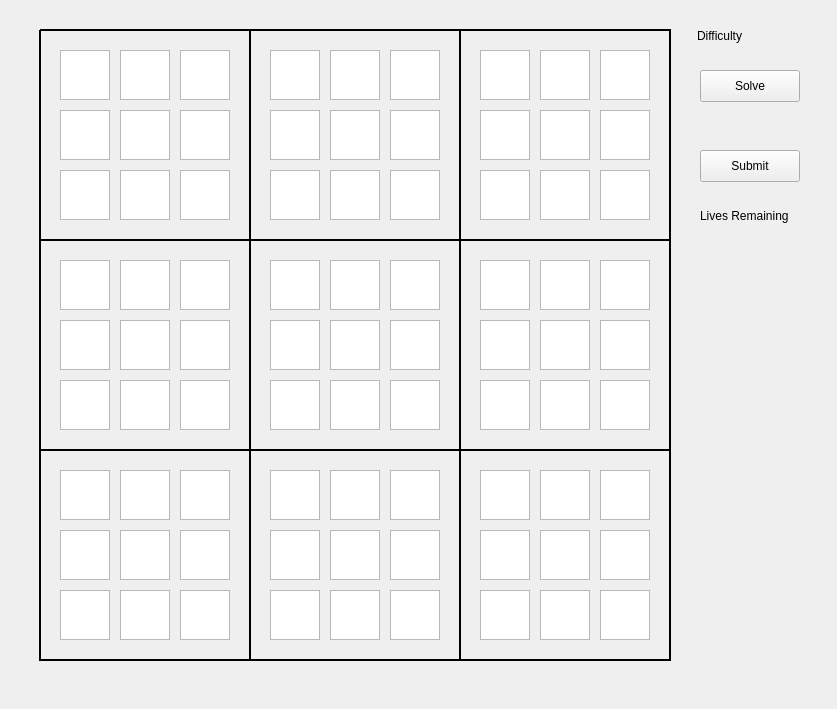
<?xml version="1.0" encoding="UTF-8"?>
<ui version="4.0">
 <class>sudokuwindow</class>
 <widget class="QWidget" name="sudokuwindow">
  <property name="geometry">
   <rect>
    <x>0</x>
    <y>0</y>
    <width>837</width>
    <height>709</height>
   </rect>
  </property>
  <property name="windowTitle">
   <string>Form</string>
  </property>
  <widget class="Line" name="xline3">
   <property name="geometry">
    <rect>
     <x>40</x>
     <y>440</y>
     <width>631</width>
     <height>20</height>
    </rect>
   </property>
   <property name="frameShadow">
    <enum>QFrame::Plain</enum>
   </property>
   <property name="lineWidth">
    <number>2</number>
   </property>
   <property name="orientation">
    <enum>Qt::Horizontal</enum>
   </property>
  </widget>
  <widget class="QTextEdit" name="box28">
   <property name="geometry">
    <rect>
     <x>600</x>
     <y>170</y>
     <width>50</width>
     <height>50</height>
    </rect>
   </property>
   <property name="frameShadow">
    <enum>QFrame::Sunken</enum>
   </property>
  </widget>
  <widget class="QTextEdit" name="box42">
   <property name="geometry">
    <rect>
     <x>180</x>
     <y>320</y>
     <width>50</width>
     <height>50</height>
    </rect>
   </property>
  </widget>
  <widget class="QTextEdit" name="box11">
   <property name="geometry">
    <rect>
     <x>120</x>
     <y>110</y>
     <width>50</width>
     <height>50</height>
    </rect>
   </property>
  </widget>
  <widget class="Line" name="yline2">
   <property name="geometry">
    <rect>
     <x>240</x>
     <y>30</y>
     <width>20</width>
     <height>631</height>
    </rect>
   </property>
   <property name="frameShadow">
    <enum>QFrame::Plain</enum>
   </property>
   <property name="lineWidth">
    <number>2</number>
   </property>
   <property name="orientation">
    <enum>Qt::Vertical</enum>
   </property>
  </widget>
  <widget class="QTextEdit" name="box32">
   <property name="geometry">
    <rect>
     <x>180</x>
     <y>260</y>
     <width>50</width>
     <height>50</height>
    </rect>
   </property>
  </widget>
  <widget class="QTextEdit" name="box13">
   <property name="geometry">
    <rect>
     <x>270</x>
     <y>110</y>
     <width>50</width>
     <height>50</height>
    </rect>
   </property>
  </widget>
  <widget class="QTextEdit" name="box36">
   <property name="geometry">
    <rect>
     <x>480</x>
     <y>260</y>
     <width>50</width>
     <height>50</height>
    </rect>
   </property>
  </widget>
  <widget class="QTextEdit" name="box05">
   <property name="geometry">
    <rect>
     <x>390</x>
     <y>50</y>
     <width>50</width>
     <height>50</height>
    </rect>
   </property>
  </widget>
  <widget class="QTextEdit" name="box25">
   <property name="geometry">
    <rect>
     <x>390</x>
     <y>170</y>
     <width>50</width>
     <height>50</height>
    </rect>
   </property>
   <property name="frameShadow">
    <enum>QFrame::Sunken</enum>
   </property>
  </widget>
  <widget class="QTextEdit" name="box34">
   <property name="geometry">
    <rect>
     <x>330</x>
     <y>260</y>
     <width>50</width>
     <height>50</height>
    </rect>
   </property>
  </widget>
  <widget class="QTextEdit" name="box46">
   <property name="geometry">
    <rect>
     <x>480</x>
     <y>320</y>
     <width>50</width>
     <height>50</height>
    </rect>
   </property>
  </widget>
  <widget class="QTextEdit" name="box87">
   <property name="geometry">
    <rect>
     <x>540</x>
     <y>590</y>
     <width>50</width>
     <height>50</height>
    </rect>
   </property>
  </widget>
  <widget class="QTextEdit" name="box73">
   <property name="geometry">
    <rect>
     <x>270</x>
     <y>530</y>
     <width>50</width>
     <height>50</height>
    </rect>
   </property>
  </widget>
  <widget class="QTextEdit" name="box01">
   <property name="geometry">
    <rect>
     <x>120</x>
     <y>50</y>
     <width>50</width>
     <height>50</height>
    </rect>
   </property>
  </widget>
  <widget class="QTextEdit" name="box44">
   <property name="geometry">
    <rect>
     <x>330</x>
     <y>320</y>
     <width>50</width>
     <height>50</height>
    </rect>
   </property>
  </widget>
  <widget class="QTextEdit" name="box65">
   <property name="geometry">
    <rect>
     <x>390</x>
     <y>470</y>
     <width>50</width>
     <height>50</height>
    </rect>
   </property>
  </widget>
  <widget class="QTextEdit" name="box70">
   <property name="geometry">
    <rect>
     <x>60</x>
     <y>530</y>
     <width>50</width>
     <height>50</height>
    </rect>
   </property>
  </widget>
  <widget class="Line" name="xline1">
   <property name="geometry">
    <rect>
     <x>40</x>
     <y>20</y>
     <width>631</width>
     <height>20</height>
    </rect>
   </property>
   <property name="frameShadow">
    <enum>QFrame::Plain</enum>
   </property>
   <property name="lineWidth">
    <number>2</number>
   </property>
   <property name="orientation">
    <enum>Qt::Horizontal</enum>
   </property>
  </widget>
  <widget class="QTextEdit" name="box88">
   <property name="geometry">
    <rect>
     <x>600</x>
     <y>590</y>
     <width>50</width>
     <height>50</height>
    </rect>
   </property>
   <property name="frameShadow">
    <enum>QFrame::Sunken</enum>
   </property>
  </widget>
  <widget class="QTextEdit" name="box24">
   <property name="geometry">
    <rect>
     <x>330</x>
     <y>170</y>
     <width>50</width>
     <height>50</height>
    </rect>
   </property>
  </widget>
  <widget class="QTextEdit" name="box14">
   <property name="geometry">
    <rect>
     <x>330</x>
     <y>110</y>
     <width>50</width>
     <height>50</height>
    </rect>
   </property>
  </widget>
  <widget class="QTextEdit" name="box18">
   <property name="geometry">
    <rect>
     <x>600</x>
     <y>110</y>
     <width>50</width>
     <height>50</height>
    </rect>
   </property>
  </widget>
  <widget class="QTextEdit" name="box26">
   <property name="geometry">
    <rect>
     <x>480</x>
     <y>170</y>
     <width>50</width>
     <height>50</height>
    </rect>
   </property>
  </widget>
  <widget class="QTextEdit" name="box80">
   <property name="geometry">
    <rect>
     <x>60</x>
     <y>590</y>
     <width>50</width>
     <height>50</height>
    </rect>
   </property>
  </widget>
  <widget class="QLabel" name="DLabel">
   <property name="geometry">
    <rect>
     <x>697</x>
     <y>20</y>
     <width>101</width>
     <height>31</height>
    </rect>
   </property>
   <property name="text">
    <string>Difficulty</string>
   </property>
  </widget>
  <widget class="QTextEdit" name="box86">
   <property name="geometry">
    <rect>
     <x>480</x>
     <y>590</y>
     <width>50</width>
     <height>50</height>
    </rect>
   </property>
  </widget>
  <widget class="QTextEdit" name="box61">
   <property name="geometry">
    <rect>
     <x>120</x>
     <y>470</y>
     <width>50</width>
     <height>50</height>
    </rect>
   </property>
  </widget>
  <widget class="QTextEdit" name="box30">
   <property name="geometry">
    <rect>
     <x>60</x>
     <y>260</y>
     <width>50</width>
     <height>50</height>
    </rect>
   </property>
  </widget>
  <widget class="QTextEdit" name="box00">
   <property name="geometry">
    <rect>
     <x>60</x>
     <y>50</y>
     <width>50</width>
     <height>50</height>
    </rect>
   </property>
  </widget>
  <widget class="QTextEdit" name="box40">
   <property name="geometry">
    <rect>
     <x>60</x>
     <y>320</y>
     <width>50</width>
     <height>50</height>
    </rect>
   </property>
  </widget>
  <widget class="QTextEdit" name="box51">
   <property name="geometry">
    <rect>
     <x>120</x>
     <y>380</y>
     <width>50</width>
     <height>50</height>
    </rect>
   </property>
  </widget>
  <widget class="QTextEdit" name="box07">
   <property name="geometry">
    <rect>
     <x>540</x>
     <y>50</y>
     <width>50</width>
     <height>50</height>
    </rect>
   </property>
  </widget>
  <widget class="QTextEdit" name="box22">
   <property name="geometry">
    <rect>
     <x>180</x>
     <y>170</y>
     <width>50</width>
     <height>50</height>
    </rect>
   </property>
   <property name="frameShadow">
    <enum>QFrame::Sunken</enum>
   </property>
  </widget>
  <widget class="QTextEdit" name="box52">
   <property name="geometry">
    <rect>
     <x>180</x>
     <y>380</y>
     <width>50</width>
     <height>50</height>
    </rect>
   </property>
   <property name="frameShadow">
    <enum>QFrame::Sunken</enum>
   </property>
  </widget>
  <widget class="QTextEdit" name="box55">
   <property name="geometry">
    <rect>
     <x>390</x>
     <y>380</y>
     <width>50</width>
     <height>50</height>
    </rect>
   </property>
   <property name="frameShadow">
    <enum>QFrame::Sunken</enum>
   </property>
  </widget>
  <widget class="QTextEdit" name="box43">
   <property name="geometry">
    <rect>
     <x>270</x>
     <y>320</y>
     <width>50</width>
     <height>50</height>
    </rect>
   </property>
  </widget>
  <widget class="QTextEdit" name="box03">
   <property name="geometry">
    <rect>
     <x>270</x>
     <y>50</y>
     <width>50</width>
     <height>50</height>
    </rect>
   </property>
  </widget>
  <widget class="QTextEdit" name="box83">
   <property name="geometry">
    <rect>
     <x>270</x>
     <y>590</y>
     <width>50</width>
     <height>50</height>
    </rect>
   </property>
  </widget>
  <widget class="QTextEdit" name="box78">
   <property name="geometry">
    <rect>
     <x>600</x>
     <y>530</y>
     <width>50</width>
     <height>50</height>
    </rect>
   </property>
  </widget>
  <widget class="QTextEdit" name="box62">
   <property name="geometry">
    <rect>
     <x>180</x>
     <y>470</y>
     <width>50</width>
     <height>50</height>
    </rect>
   </property>
  </widget>
  <widget class="QTextEdit" name="box02">
   <property name="geometry">
    <rect>
     <x>180</x>
     <y>50</y>
     <width>50</width>
     <height>50</height>
    </rect>
   </property>
  </widget>
  <widget class="QTextEdit" name="box53">
   <property name="geometry">
    <rect>
     <x>270</x>
     <y>380</y>
     <width>50</width>
     <height>50</height>
    </rect>
   </property>
  </widget>
  <widget class="QTextEdit" name="box85">
   <property name="geometry">
    <rect>
     <x>390</x>
     <y>590</y>
     <width>50</width>
     <height>50</height>
    </rect>
   </property>
   <property name="frameShadow">
    <enum>QFrame::Sunken</enum>
   </property>
  </widget>
  <widget class="QTextEdit" name="box71">
   <property name="geometry">
    <rect>
     <x>120</x>
     <y>530</y>
     <width>50</width>
     <height>50</height>
    </rect>
   </property>
  </widget>
  <widget class="QTextEdit" name="box47">
   <property name="geometry">
    <rect>
     <x>540</x>
     <y>320</y>
     <width>50</width>
     <height>50</height>
    </rect>
   </property>
  </widget>
  <widget class="QTextEdit" name="box38">
   <property name="geometry">
    <rect>
     <x>600</x>
     <y>260</y>
     <width>50</width>
     <height>50</height>
    </rect>
   </property>
  </widget>
  <widget class="QTextEdit" name="box56">
   <property name="geometry">
    <rect>
     <x>480</x>
     <y>380</y>
     <width>50</width>
     <height>50</height>
    </rect>
   </property>
  </widget>
  <widget class="Line" name="yline1">
   <property name="geometry">
    <rect>
     <x>30</x>
     <y>30</y>
     <width>20</width>
     <height>631</height>
    </rect>
   </property>
   <property name="frameShadow">
    <enum>QFrame::Plain</enum>
   </property>
   <property name="lineWidth">
    <number>2</number>
   </property>
   <property name="orientation">
    <enum>Qt::Vertical</enum>
   </property>
  </widget>
  <widget class="QTextEdit" name="box74">
   <property name="geometry">
    <rect>
     <x>330</x>
     <y>530</y>
     <width>50</width>
     <height>50</height>
    </rect>
   </property>
  </widget>
  <widget class="QTextEdit" name="box81">
   <property name="geometry">
    <rect>
     <x>120</x>
     <y>590</y>
     <width>50</width>
     <height>50</height>
    </rect>
   </property>
  </widget>
  <widget class="QTextEdit" name="box10">
   <property name="geometry">
    <rect>
     <x>60</x>
     <y>110</y>
     <width>50</width>
     <height>50</height>
    </rect>
   </property>
  </widget>
  <widget class="QTextEdit" name="box68">
   <property name="geometry">
    <rect>
     <x>600</x>
     <y>470</y>
     <width>50</width>
     <height>50</height>
    </rect>
   </property>
  </widget>
  <widget class="QTextEdit" name="box20">
   <property name="geometry">
    <rect>
     <x>60</x>
     <y>170</y>
     <width>50</width>
     <height>50</height>
    </rect>
   </property>
  </widget>
  <widget class="Line" name="yline4">
   <property name="geometry">
    <rect>
     <x>660</x>
     <y>30</y>
     <width>20</width>
     <height>631</height>
    </rect>
   </property>
   <property name="frameShadow">
    <enum>QFrame::Plain</enum>
   </property>
   <property name="lineWidth">
    <number>2</number>
   </property>
   <property name="orientation">
    <enum>Qt::Vertical</enum>
   </property>
  </widget>
  <widget class="QTextEdit" name="box17">
   <property name="geometry">
    <rect>
     <x>540</x>
     <y>110</y>
     <width>50</width>
     <height>50</height>
    </rect>
   </property>
  </widget>
  <widget class="QTextEdit" name="box35">
   <property name="geometry">
    <rect>
     <x>390</x>
     <y>260</y>
     <width>50</width>
     <height>50</height>
    </rect>
   </property>
  </widget>
  <widget class="QTextEdit" name="box60">
   <property name="geometry">
    <rect>
     <x>60</x>
     <y>470</y>
     <width>50</width>
     <height>50</height>
    </rect>
   </property>
  </widget>
  <widget class="QTextEdit" name="box16">
   <property name="geometry">
    <rect>
     <x>480</x>
     <y>110</y>
     <width>50</width>
     <height>50</height>
    </rect>
   </property>
  </widget>
  <widget class="QTextEdit" name="box04">
   <property name="geometry">
    <rect>
     <x>330</x>
     <y>50</y>
     <width>50</width>
     <height>50</height>
    </rect>
   </property>
  </widget>
  <widget class="Line" name="xline4">
   <property name="geometry">
    <rect>
     <x>40</x>
     <y>650</y>
     <width>631</width>
     <height>20</height>
    </rect>
   </property>
   <property name="frameShadow">
    <enum>QFrame::Plain</enum>
   </property>
   <property name="lineWidth">
    <number>2</number>
   </property>
   <property name="orientation">
    <enum>Qt::Horizontal</enum>
   </property>
  </widget>
  <widget class="QTextEdit" name="box54">
   <property name="geometry">
    <rect>
     <x>330</x>
     <y>380</y>
     <width>50</width>
     <height>50</height>
    </rect>
   </property>
  </widget>
  <widget class="QTextEdit" name="box75">
   <property name="geometry">
    <rect>
     <x>390</x>
     <y>530</y>
     <width>50</width>
     <height>50</height>
    </rect>
   </property>
  </widget>
  <widget class="QTextEdit" name="box08">
   <property name="geometry">
    <rect>
     <x>600</x>
     <y>50</y>
     <width>50</width>
     <height>50</height>
    </rect>
   </property>
  </widget>
  <widget class="QTextEdit" name="box50">
   <property name="geometry">
    <rect>
     <x>60</x>
     <y>380</y>
     <width>50</width>
     <height>50</height>
    </rect>
   </property>
  </widget>
  <widget class="QTextEdit" name="box23">
   <property name="geometry">
    <rect>
     <x>270</x>
     <y>170</y>
     <width>50</width>
     <height>50</height>
    </rect>
   </property>
  </widget>
  <widget class="Line" name="xline2">
   <property name="geometry">
    <rect>
     <x>40</x>
     <y>230</y>
     <width>631</width>
     <height>20</height>
    </rect>
   </property>
   <property name="frameShadow">
    <enum>QFrame::Plain</enum>
   </property>
   <property name="lineWidth">
    <number>2</number>
   </property>
   <property name="orientation">
    <enum>Qt::Horizontal</enum>
   </property>
  </widget>
  <widget class="QTextEdit" name="box33">
   <property name="geometry">
    <rect>
     <x>270</x>
     <y>260</y>
     <width>50</width>
     <height>50</height>
    </rect>
   </property>
  </widget>
  <widget class="QTextEdit" name="box58">
   <property name="geometry">
    <rect>
     <x>600</x>
     <y>380</y>
     <width>50</width>
     <height>50</height>
    </rect>
   </property>
   <property name="frameShadow">
    <enum>QFrame::Sunken</enum>
   </property>
  </widget>
  <widget class="QTextEdit" name="box12">
   <property name="geometry">
    <rect>
     <x>180</x>
     <y>110</y>
     <width>50</width>
     <height>50</height>
    </rect>
   </property>
  </widget>
  <widget class="QTextEdit" name="box06">
   <property name="geometry">
    <rect>
     <x>480</x>
     <y>50</y>
     <width>50</width>
     <height>50</height>
    </rect>
   </property>
  </widget>
  <widget class="QTextEdit" name="box84">
   <property name="geometry">
    <rect>
     <x>330</x>
     <y>590</y>
     <width>50</width>
     <height>50</height>
    </rect>
   </property>
  </widget>
  <widget class="Line" name="yline3">
   <property name="geometry">
    <rect>
     <x>450</x>
     <y>30</y>
     <width>20</width>
     <height>631</height>
    </rect>
   </property>
   <property name="frameShadow">
    <enum>QFrame::Plain</enum>
   </property>
   <property name="lineWidth">
    <number>2</number>
   </property>
   <property name="orientation">
    <enum>Qt::Vertical</enum>
   </property>
  </widget>
  <widget class="QTextEdit" name="box15">
   <property name="geometry">
    <rect>
     <x>390</x>
     <y>110</y>
     <width>50</width>
     <height>50</height>
    </rect>
   </property>
  </widget>
  <widget class="QTextEdit" name="box66">
   <property name="geometry">
    <rect>
     <x>480</x>
     <y>470</y>
     <width>50</width>
     <height>50</height>
    </rect>
   </property>
  </widget>
  <widget class="QTextEdit" name="box64">
   <property name="geometry">
    <rect>
     <x>330</x>
     <y>470</y>
     <width>50</width>
     <height>50</height>
    </rect>
   </property>
  </widget>
  <widget class="QTextEdit" name="box63">
   <property name="geometry">
    <rect>
     <x>270</x>
     <y>470</y>
     <width>50</width>
     <height>50</height>
    </rect>
   </property>
  </widget>
  <widget class="QTextEdit" name="box45">
   <property name="geometry">
    <rect>
     <x>390</x>
     <y>320</y>
     <width>50</width>
     <height>50</height>
    </rect>
   </property>
  </widget>
  <widget class="QTextEdit" name="box72">
   <property name="geometry">
    <rect>
     <x>180</x>
     <y>530</y>
     <width>50</width>
     <height>50</height>
    </rect>
   </property>
  </widget>
  <widget class="QTextEdit" name="box48">
   <property name="geometry">
    <rect>
     <x>600</x>
     <y>320</y>
     <width>50</width>
     <height>50</height>
    </rect>
   </property>
  </widget>
  <widget class="QTextEdit" name="box31">
   <property name="geometry">
    <rect>
     <x>120</x>
     <y>260</y>
     <width>50</width>
     <height>50</height>
    </rect>
   </property>
  </widget>
  <widget class="QTextEdit" name="box76">
   <property name="geometry">
    <rect>
     <x>480</x>
     <y>530</y>
     <width>50</width>
     <height>50</height>
    </rect>
   </property>
  </widget>
  <widget class="QTextEdit" name="box67">
   <property name="geometry">
    <rect>
     <x>540</x>
     <y>470</y>
     <width>50</width>
     <height>50</height>
    </rect>
   </property>
  </widget>
  <widget class="QTextEdit" name="box37">
   <property name="geometry">
    <rect>
     <x>540</x>
     <y>260</y>
     <width>50</width>
     <height>50</height>
    </rect>
   </property>
  </widget>
  <widget class="QTextEdit" name="box77">
   <property name="geometry">
    <rect>
     <x>540</x>
     <y>530</y>
     <width>50</width>
     <height>50</height>
    </rect>
   </property>
  </widget>
  <widget class="QTextEdit" name="box21">
   <property name="geometry">
    <rect>
     <x>120</x>
     <y>170</y>
     <width>50</width>
     <height>50</height>
    </rect>
   </property>
  </widget>
  <widget class="QTextEdit" name="box82">
   <property name="geometry">
    <rect>
     <x>180</x>
     <y>590</y>
     <width>50</width>
     <height>50</height>
    </rect>
   </property>
   <property name="frameShadow">
    <enum>QFrame::Sunken</enum>
   </property>
  </widget>
  <widget class="QTextEdit" name="box27">
   <property name="geometry">
    <rect>
     <x>540</x>
     <y>170</y>
     <width>50</width>
     <height>50</height>
    </rect>
   </property>
  </widget>
  <widget class="QTextEdit" name="box57">
   <property name="geometry">
    <rect>
     <x>540</x>
     <y>380</y>
     <width>50</width>
     <height>50</height>
    </rect>
   </property>
  </widget>
  <widget class="QTextEdit" name="box41">
   <property name="geometry">
    <rect>
     <x>120</x>
     <y>320</y>
     <width>50</width>
     <height>50</height>
    </rect>
   </property>
  </widget>
  <widget class="QPushButton" name="SolverButton">
   <property name="geometry">
    <rect>
     <x>700</x>
     <y>70</y>
     <width>100</width>
     <height>32</height>
    </rect>
   </property>
   <property name="text">
    <string>Solve</string>
   </property>
  </widget>
  <widget class="QPushButton" name="SubmitButton">
   <property name="geometry">
    <rect>
     <x>700</x>
     <y>150</y>
     <width>100</width>
     <height>32</height>
    </rect>
   </property>
   <property name="text">
    <string>Submit</string>
   </property>
  </widget>
  <widget class="QLabel" name="livesLabel">
   <property name="geometry">
    <rect>
     <x>700</x>
     <y>200</y>
     <width>111</width>
     <height>31</height>
    </rect>
   </property>
   <property name="whatsThis">
    <string>&lt;html&gt;&lt;head/&gt;&lt;body&gt;&lt;p align=&quot;center&quot;&gt;&lt;span style=&quot; font-size:20pt;&quot;&gt;&lt;br/&gt;Lives: &lt;/span&gt;&lt;/p&gt;&lt;p align=&quot;center&quot;&gt;&lt;br/&gt;&lt;/p&gt;&lt;/body&gt;&lt;/html&gt;</string>
   </property>
   <property name="text">
    <string>Lives Remaining</string>
   </property>
  </widget>
 </widget>
 <resources/>
 <connections/>
</ui>
